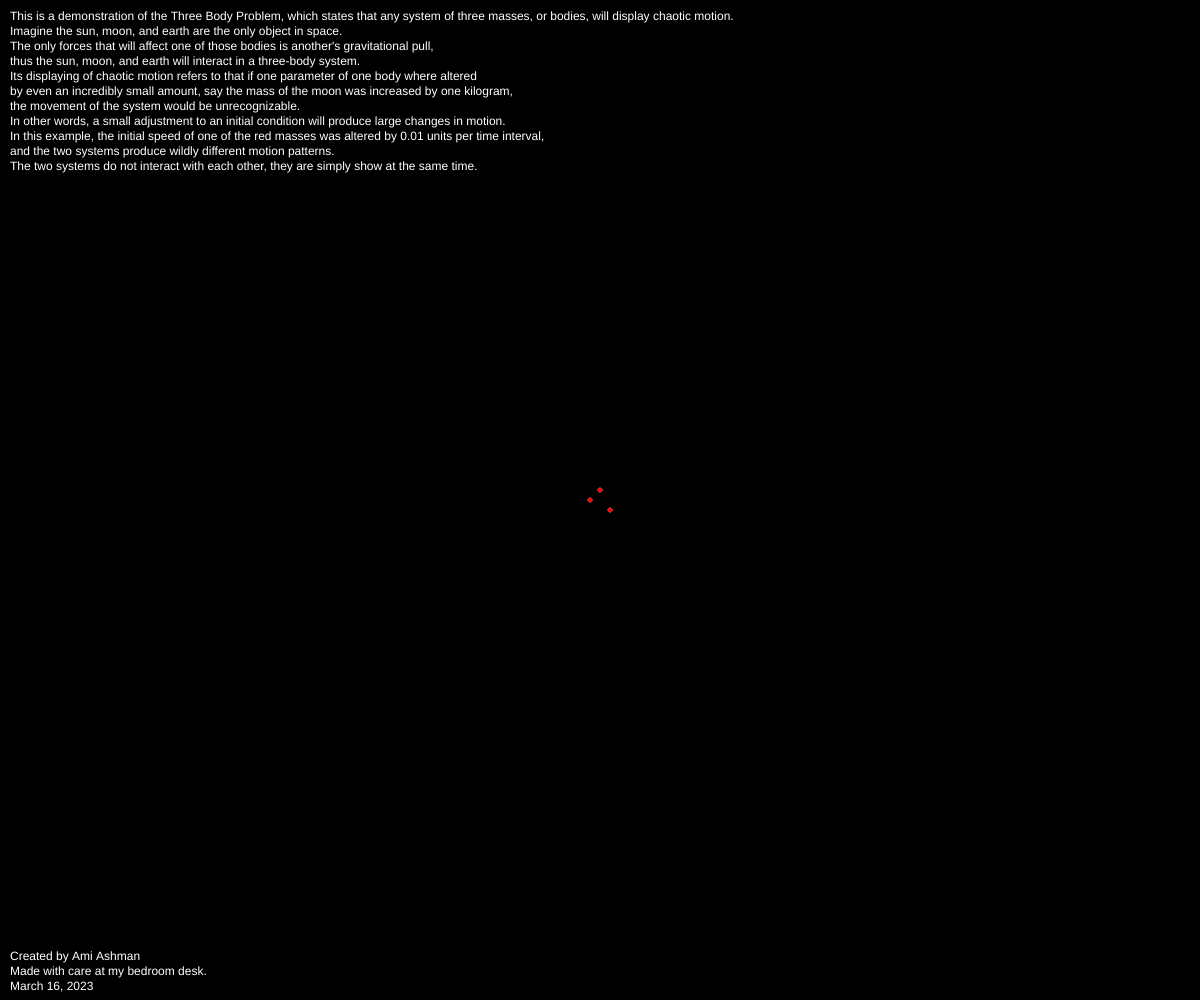
Frame 1 (no input)
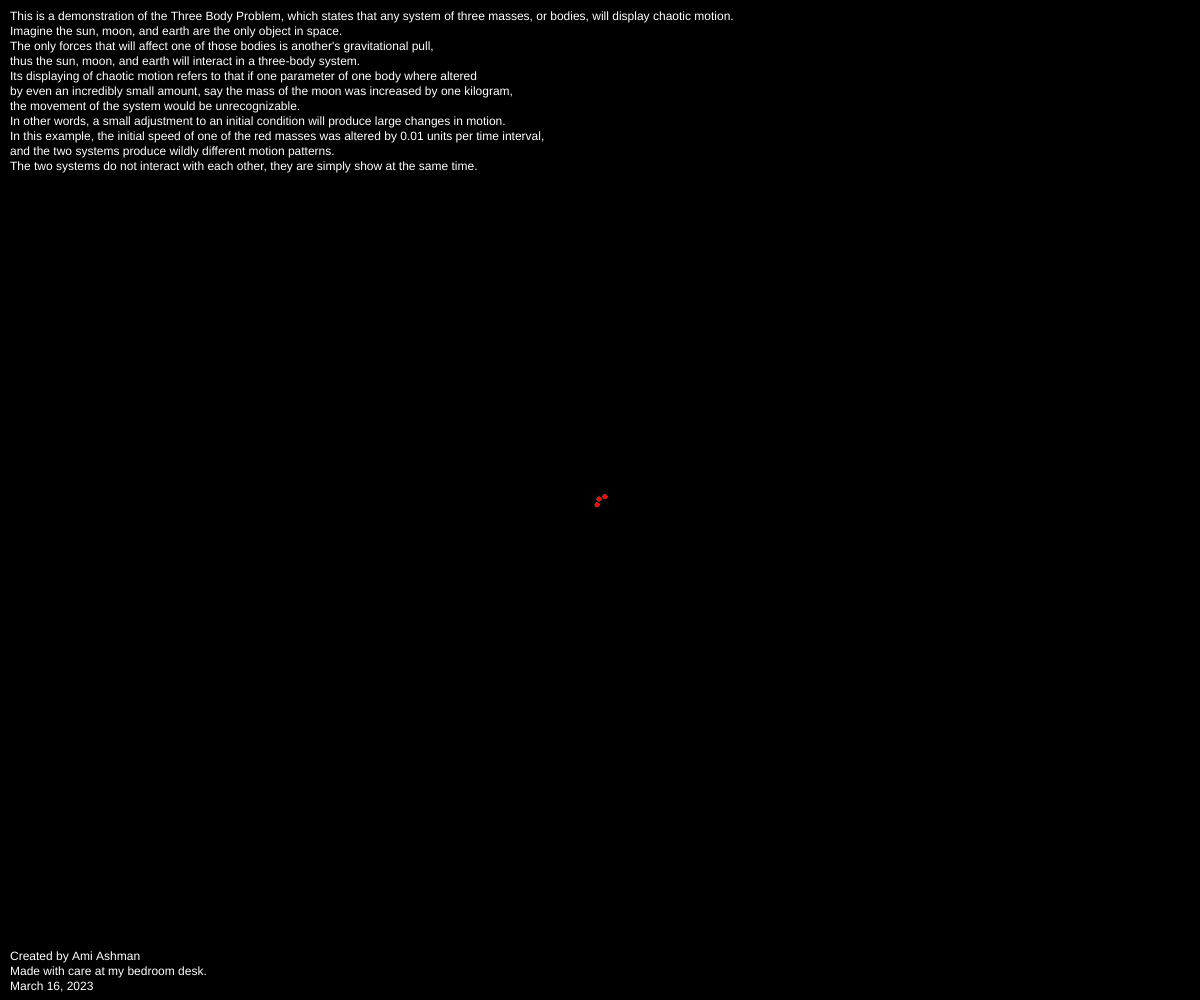
Frame 60 (no input)
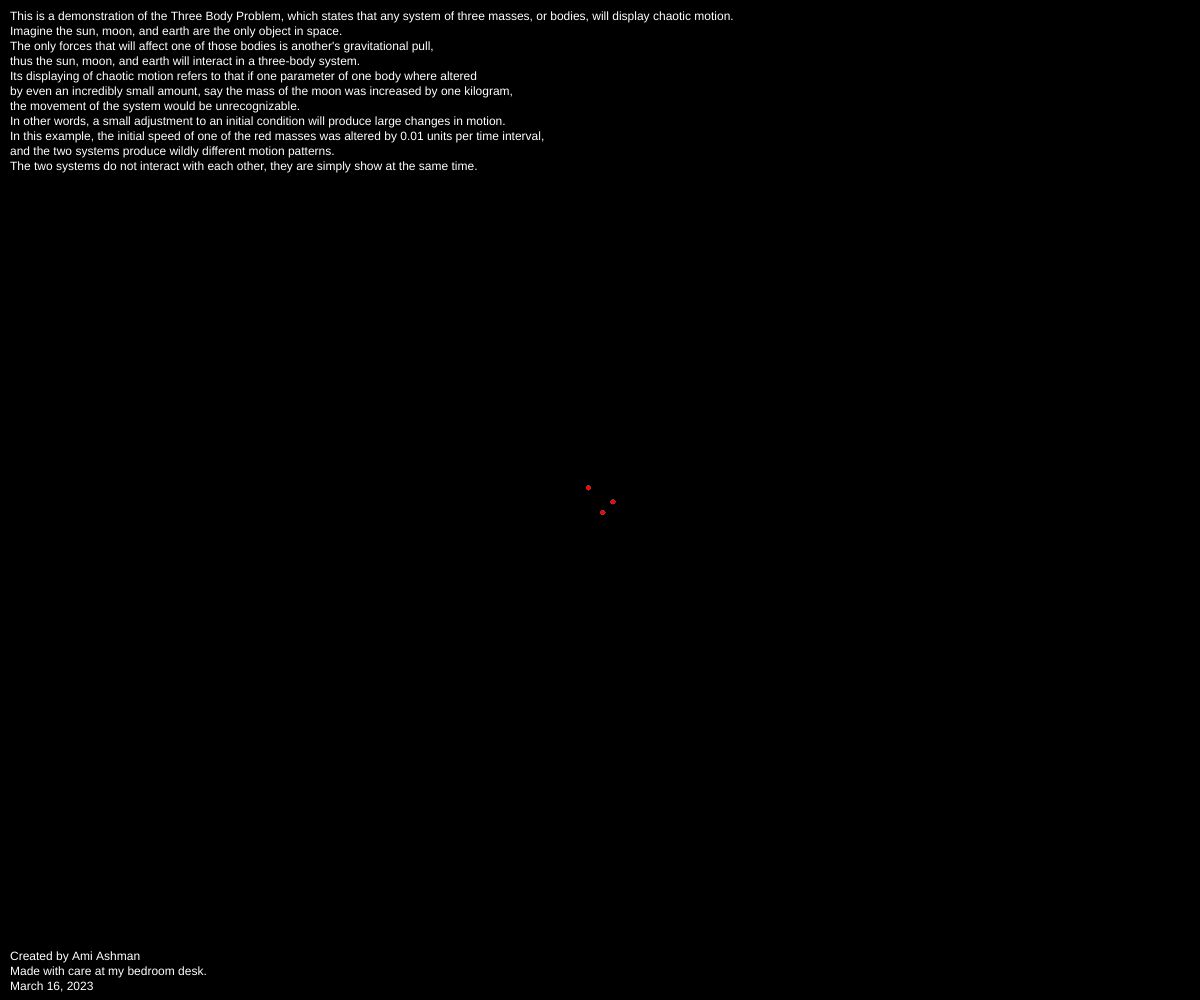
Frame 120 (the mouse pressed at the canvas centre since frame 60)

The p5.js sketch that drew these frames (run headless with seeded random() and noise() and a simulated clock; from frame 60 on, the mouse is pressed at the canvas centre):

// p5.js sketch
// ── sketch.js
let blueSystem;
let redSystem;

let blueSystemParameters = [
  {
    index: 1,
    mass: Math.pow(10, 14),
    xPos: 10,
    yPos: 10,
    xVel: 0,
    yVel: 0,
    radius: 2,
    color: "#00ffff"
  },
  {
    index: 2,
    mass: Math.pow(10, 14),
    xPos: -10,
    yPos: 0,
    xVel: 0,
    yVel: 0,
    radius: 2,
    color: "#00ffff"
  },
  {
    index: 3,
    mass: Math.pow(10, 14),
    xPos: 0,
    yPos: -10,
    xVel: 0,
    yVel: 0,
    radius: 2,
    color: "#00ffff"
  }
];

let redSystemParameters = [
  {
    index: 1,
    mass: Math.pow(10, 14),
    xPos: 10,
    yPos: 10,
    xVel: 0,
    yVel: 0,
    radius: 2,
    color: "#ff0000"
  },
  {
    index: 2,
    mass: Math.pow(10, 14),
    xPos: -10,
    yPos: 0,
    xVel: 0,
    yVel: 0,
    radius: 2,
    color: "#ff0000"
  },
  {
    index: 3,
    mass: Math.pow(10, 14),
    xPos: 0,
    yPos: -10,
    xVel: 0,
    yVel: 0.01,
    radius: 2,
    color: "#ff0000"
  }
];

const TIME = 0.015;
const G = 6.67 * Math.pow(10, -11);

function setup() {
  createCanvas(windowWidth, windowHeight);

  blueSystem = new System(blueSystemParameters, "Blue");
  redSystem = new System(redSystemParameters, "Red");
  
}

function draw() {
  background(0);

  blueSystem.show();
  blueSystem.update();
  // blueSystem.centerOfMass(10, height - 40);
  redSystem.show();
  redSystem.update();
  // redSystem.centerOfMass(10, height - 20);

  showInformation()
}

function showInformation() {
  noStroke();
  fill("#ffffff");
  text("This is a demonstration of the Three Body Problem, which states that any system of three masses, or bodies, will display chaotic motion. \nImagine the sun, moon, and earth are the only object in space. \nThe only forces that will affect one of those bodies is another's gravitational pull, \nthus the sun, moon, and earth will interact in a three-body system. \nIts displaying of chaotic motion refers to that if one parameter of one body where altered \nby even an incredibly small amount, say the mass of the moon was increased by one kilogram, \nthe movement of the system would be unrecognizable. \nIn other words, a small adjustment to an initial condition will produce large changes in motion. \nIn this example, the initial speed of one of the red masses was altered by 0.01 units per time interval, \nand the two systems produce wildly different motion patterns. \nThe two systems do not interact with each other, they are simply show at the same time.", 10, 20)
  text("Created by Ami Ashman\nMade with care at my bedroom desk.\nMarch 16, 2023", 10, height - 40)
}

// ── planet.js
class Planet {
  constructor(index, m, x, y, vx, vy, r, c) {
    this.index = index;
    this.mass = m;
    this.pos = {
      x: x + width / 2,
      y: y + height / 2
    };
    this.vel = {
      x: vx,
      y: vy
    };
    this.radius = r;
    this.color = c;

    this.planets = [];
  }

  show() {
    stroke(this.color);
    fill(this.color);
    ellipse(this.pos.x, this.pos.y, this.radius * 2);
  }

  addPlanet(p) {
    this.planets.push(p);
  }

  addPlanets(ps) {
    console.log(ps);
    ps.forEach((p) => {
      this.planets.push(p);
    });
  }

  calculateGForce(p) {
    let r = Math.sqrt(
      Math.pow(this.pos.x - p.pos.x, 2) + Math.pow(this.pos.y - p.pos.y, 2)
    );

    if (r < 10) r = 10;
    if (r > 100) r = 100;

    let magnitude = (G * this.mass * p.mass) / Math.pow(r, 2);

    let dx = p.pos.x - this.pos.x;
    let dy = p.pos.y - this.pos.y;

    let dir = "";

    if (dx > 0) {
      if (dy > 0) dir = "NE";
      else dir = "SE";
    } else {
      if (dy > 0) dir = "NW";
      else dir = "SW";
    }

    let angle = degrees(Math.atan(Math.abs(dy / dx)));

    let force = new VectorObject(magnitude, angle, dir);
    return force;
  }

  resultantX(vecs) {
    let finX = 0;

    vecs.forEach((v) => {
      finX += v.getX();
    });

    return finX;
  }

  resultantY(vecs) {
    let finY = 0;

    vecs.forEach((v) => {
      finY += v.getY();
    });

    return finY;
  }

  showNormalizedForce(forces, dist) {
    let resX = 0;
    let resY = 0;

    forces.forEach((force) => {
      let x = 10 * Math.cos(radians(force.a));
      if (force.dir.includes("W")) x = -1 * x;
      resX += x;

      let y = 10 * Math.sin(radians(force.a));
      if (force.dir.includes("S")) y = -1 * y;
      resY += y;
    });

    // resX *= 10;
    // resY *= 10;

    stroke(this.color);
    line(this.pos.x, this.pos.y, this.pos.x + resX, this.pos.y + resY);
  }

  updateVelX(accX) {
    this.vel.x += accX * TIME;
  }

  updateVelY(accY) {
    this.vel.y += accY * TIME;
  }

  updatePosX(resX) {
    let accX = resX / this.mass;
    let dx = this.vel.x * TIME + 0.5 * accX * Math.pow(TIME, 2);

    this.updateVelX(accX);

    return dx;
  }

  updatePosY(resY) {
    let accY = resY / this.mass;
    let dy = this.vel.y * TIME + 0.5 * accY * Math.pow(TIME, 2);

    this.updateVelY(accY);

    return dy;
  }

  update() {
    let forces = [];
    this.planets.forEach((planet) => {
      forces.push(this.calculateGForce(planet));
    });

    // this.showNormalizedForce(forces, 10);

    this.pos.x += this.updatePosX(this.resultantX(forces));
    this.pos.y += this.updatePosY(this.resultantY(forces));
  }
}

// ── system.js
class System {
  constructor(params, identifier) {
    this.identifier = identifier
    this.planets = [];
    params.forEach((p) => {
      this.planets.push(
        new Planet(
          p.index,
          p.mass,
          p.xPos,
          p.yPos,
          p.xVel,
          p.yVel,
          p.radius,
          p.color
        )
      );
    });

    this.planets.forEach((pParent) => {
      this.planets.forEach((pChild) => {
        if (pParent.index != pChild.index) {
          pParent.addPlanet(pChild);
        }
      });
    });
  }

  show() {
    this.planets.forEach((p) => {
      p.show();
    });
  }

  update() {
    this.planets.forEach((p) => {
      p.update();
    });
  }

  centerOfMass(px, py) {
    let x = 0;
    let y = 0;
    let totalMass = 0;

    this.planets.forEach((p) => {
      x += p.mass * p.pos.x;
      y += p.mass * p.pos.y;
      totalMass += p.mass;
    });

    x /= totalMass;
    y /= totalMass;

    noStroke();
    fill("#ffffff");
    text(
      "Center of Mass of System " + this.identifier + ": " +
        nf(x - width / 2, 3, 2) +
        ", " +
        nf(y - height / 2, 3, 2),
      px,
      py
    );

    ellipse(x, y, 2, 2);
  }
}

// ── vectorObject.js
class VectorObject {
  constructor(mag, ang, dir) {
    this.m = mag;
    this.a = ang;
    this.dir = dir;
  }

  getX() {
    let x = this.m * Math.cos(radians(this.a));
    if (this.dir.includes("W")) x = -1 * x;
    return x;
  }

  getY() {
    let y = this.m * Math.sin(radians(this.a));
    if (this.dir.includes("S")) y = -1 * y;
    return y;
  }
}
